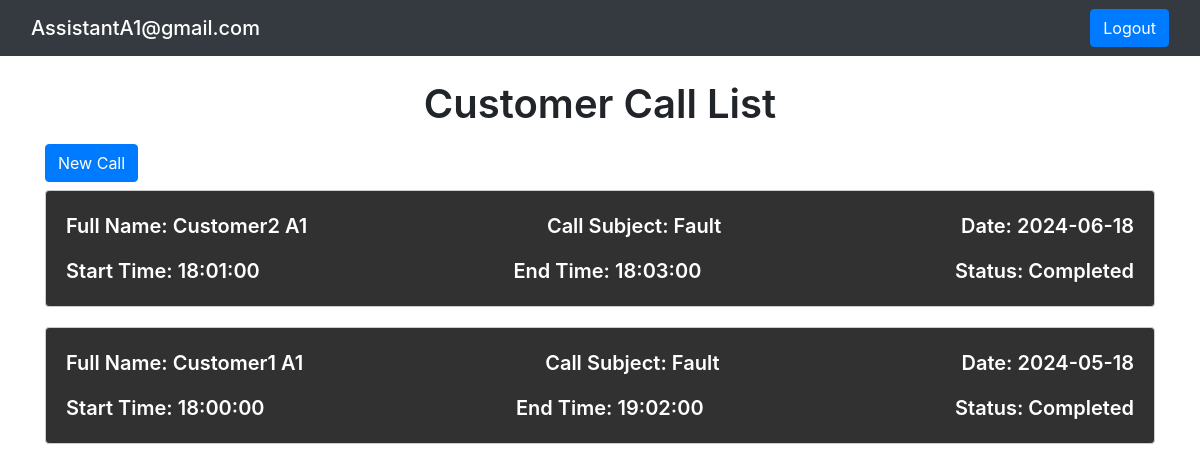
Page /callsList/callsList.php (signed in) on the earlier database version.
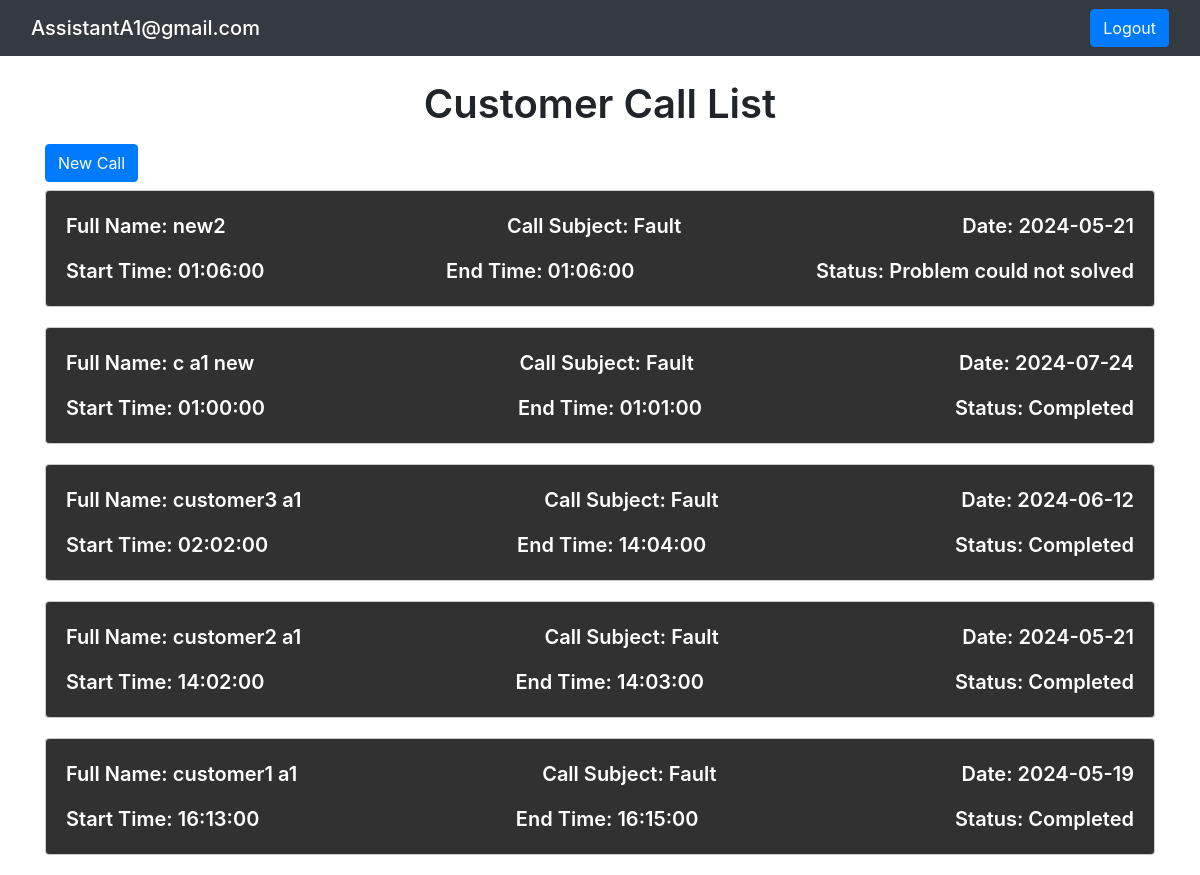
Same page on the later database version.
### tables this page shows
CREATE TABLE `tbl_call` (
  `call_id` int(11) NOT NULL,
  `assistant_id` int(11) NOT NULL,
  `customer_id` int(11) NOT NULL,
  `call_status` varchar(50) NOT NULL,
  `call_startTime` time DEFAULT NULL,
  `call_finishTime` time DEFAULT NULL,
  `call_subject` varchar(50) NOT NULL,
  `call_date` date NOT NULL
);

CREATE TABLE `customer` (
  `customer_id` int(11) NOT NULL,
  `customer_fullName` varchar(50) NOT NULL
);

### callsList/callsList.php (the view, shortened to what this page needs)
<!DOCTYPE html>
<html lang="en">
<head>
    <link href="https://stackpath.bootstrapcdn.com/bootstrap/4.5.2/css/bootstrap.min.css" rel="stylesheet">
    <link rel="stylesheet" href="callsList.css">
</head>
<body>
<nav class="navbar bg-dark text-white">
  <div class="container-fluid">
    <span class="navbar-brand mb-0 h1">
        <?php
if(isset($_SESSION["email"]) && !empty($_SESSION["email"])) {
    echo $_SESSION["email"];
} else {
    header("Location: ../login/login.php");
    exit;
}
?>
</span>
<span><a class="btn btn-primary" href="../login/logout.php">Logout</a>
</span>
  </div>
</nav>
    <div class="container">
        <h1 class="mt-4 mb-3 text-center">Customer Call List</h1>
        <button class="btn btn-primary mb-2" id="newCallBtn">New Call</button>
        <div class="calls text-white">
            <?php
            include '../php/config.php';
$query = "SELECT c.customer_fullName, c.customer_id, tc.call_subject, tc.call_date, tc.call_startTime, tc.call_finishTime, tc.call_status
FROM tbl_call tc
LEFT JOIN customer c ON tc.customer_id = c.customer_id
JOIN assistant a ON tc.assistant_id = a.assistant_id
WHERE a.assistant_id = ?
ORDER BY tc.call_id DESC";
$stmt = mysqli_prepare($db, $query);
mysqli_stmt_bind_param($stmt, "i", $_SESSION["assistant_id"]);
mysqli_stmt_execute($stmt);
$result = mysqli_stmt_get_result($stmt);
            if ($result && mysqli_num_rows($result) > 0) {
                $rows = mysqli_fetch_all($result, MYSQLI_ASSOC);
                foreach ($rows as $row) {
            ?>
                <div class="call rounded">
                    <div class="row justify-content-between">
                        <p>Full Name: <?php echo $row['customer_fullName']; ?></p>
                        <p>Call Subject: <?php echo $row['call_subject']; ?></p>
                        <p>Date: <?php echo $row['call_date']; ?></p>
                    </div>
                    <div class="row m-0 justify-content-between">
                        <p>Start Time: <?php echo $row['call_startTime']; ?></p>
                        <p>End Time: <?php echo $row['call_finishTime']; ?></p>
                        <p>Status: <?php echo $row['call_status']; ?></p>
                    </div>
                </div>
            <?php
                }
            } else {
                echo "<p class='text-dark'>No calls found.</p>";
            }
            ?>
        </div>
    </div>
</body>
</html>

### callsList/callsList.css (style rules this page uses)
h1 { font-weight: 600 !important; }
.call { margin-bottom: 20px; border: 1px solid #ccc; padding: 20px; background-color: #313131; }
.call .row { margin: 0 0 15px; }
.call p { font-size: 20px; margin: 0; font-weight: 600; }

Differences in the rows shown:
removed tbl_call: customer.customer_fullName "Customer2 A1", call_subject "Fault", call_date "2024-06-18", call_startTime "18:01:00", call_finishTime "18:03:00", call_status "Completed"
removed tbl_call: customer.customer_fullName "Customer1 A1", call_subject "Fault", call_date "2024-05-18", call_startTime "18:00:00", call_finishTime "19:02:00", call_status "Completed"
added tbl_call: customer.customer_fullName "new2", call_subject "Fault", call_date "2024-05-21", call_startTime "01:06:00", call_finishTime "01:06:00", call_status "Problem could not solved"
added tbl_call: customer.customer_fullName "c a1 new", call_subject "Fault", call_date "2024-07-24", call_startTime "01:00:00", call_finishTime "01:01:00", call_status "Completed"
added tbl_call: customer.customer_fullName "customer3 a1", call_subject "Fault", call_date "2024-06-12", call_startTime "02:02:00", call_finishTime "14:04:00", call_status "Completed"
added tbl_call: customer.customer_fullName "customer2 a1", call_subject "Fault", call_date "2024-05-21", call_startTime "14:02:00", call_finishTime "14:03:00", call_status "Completed"
added tbl_call: customer.customer_fullName "customer1 a1", call_subject "Fault", call_date "2024-05-19", call_startTime "16:13:00", call_finishTime "16:15:00", call_status "Completed"
